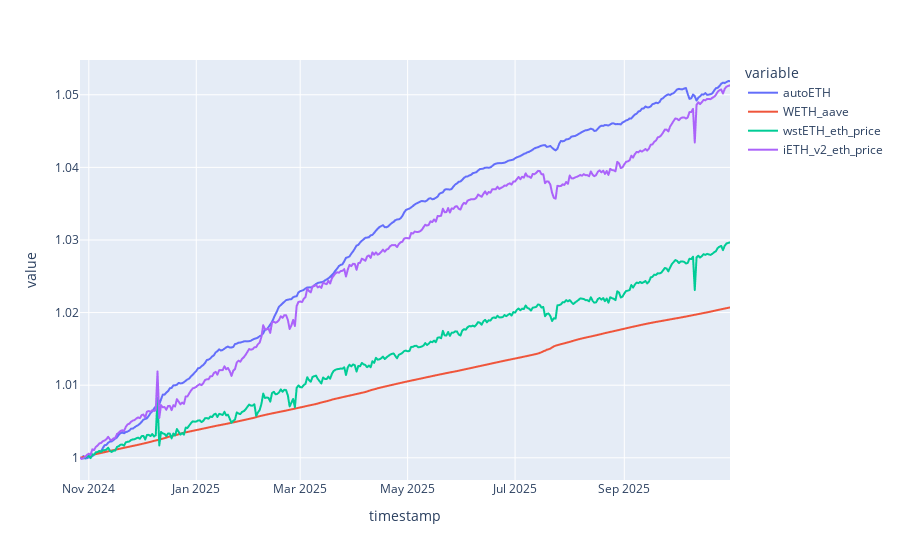

Here is the notebook cell this chart was saved with:
### Code cell
first_non_na_values = df.apply(lambda col: col.loc[col.first_valid_index()])
norm_one_large_df = df / first_non_na_values
# recent_df = df[df.index > pd.to_datetime("2025-04-01").date()]
recent_first_df = df.apply(lambda col: col.loc[col.first_valid_index()])
norm_one_recent_df = df / recent_first_df

import matplotlib.pyplot as plt

px.line(norm_one_recent_df)

### Figure 1 — Plotly figure (JSON) as saved in the notebook; plotly's stock layout.template omitted (floating-point values rounded to 4 significant figures; data arrays with more than 128 entries replaced by an {"elided": "..."} marker saying what was removed)
{"data": [{"hovertemplate": "variable=autoETH<br>timestamp=%{x}<br>value=%{y}<extra></extra>", "legendgroup": "autoETH", "line": {"color": "#636efa", "dash": "solid"}, "marker": {"symbol": "circle"}, "mode": "lines", "name": "autoETH", "showlegend": true, "type": "scattergl", "x": {"elided": "370 str values"}, "xaxis": "x", "y": {"elided": "370 float values"}, "yaxis": "y"}, {"hovertemplate": "variable=WETH_aave<br>timestamp=%{x}<br>value=%{y}<extra></extra>", "legendgroup": "WETH_aave", "line": {"color": "#EF553B", "dash": "solid"}, "marker": {"symbol": "circle"}, "mode": "lines", "name": "WETH_aave", "showlegend": true, "type": "scattergl", "x": {"elided": "370 str values"}, "xaxis": "x", "y": {"elided": "370 float values"}, "yaxis": "y"}, {"hovertemplate": "variable=wstETH_eth_price<br>timestamp=%{x}<br>value=%{y}<extra></extra>", "legendgroup": "wstETH_eth_price", "line": {"color": "#00cc96", "dash": "solid"}, "marker": {"symbol": "circle"}, "mode": "lines", "name": "wstETH_eth_price", "showlegend": true, "type": "scattergl", "x": {"elided": "370 str values"}, "xaxis": "x", "y": {"elided": "370 float values"}, "yaxis": "y"}, {"hovertemplate": "variable=iETH_v2_eth_price<br>timestamp=%{x}<br>value=%{y}<extra></extra>", "legendgroup": "iETH_v2_eth_price", "line": {"color": "#ab63fa", "dash": "solid"}, "marker": {"symbol": "circle"}, "mode": "lines", "name": "iETH_v2_eth_price", "showlegend": true, "type": "scattergl", "x": {"elided": "370 str values"}, "xaxis": "x", "y": {"elided": "370 float values"}, "yaxis": "y"}], "layout": {"legend": {"title": {"text": "variable"}, "tracegroupgap": 0}, "margin": {"t": 60}, "xaxis": {"anchor": "y", "domain": [0, 1], "title": {"text": "timestamp"}}, "yaxis": {"anchor": "x", "domain": [0, 1], "title": {"text": "value"}}}}
